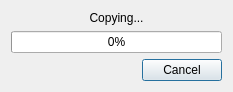
<?xml version="1.0" encoding="UTF-8"?>
<ui version="4.0">
 <class>CCopyDialog</class>
 <widget class="QDialog" name="CCopyDialog">
  <property name="geometry">
   <rect>
    <x>0</x>
    <y>0</y>
    <width>233</width>
    <height>89</height>
   </rect>
  </property>
  <property name="sizePolicy">
   <sizepolicy hsizetype="Fixed" vsizetype="Fixed">
    <horstretch>0</horstretch>
    <verstretch>0</verstretch>
   </sizepolicy>
  </property>
  <property name="windowTitle">
   <string>Copy</string>
  </property>
  <layout class="QVBoxLayout" name="verticalLayout">
   <item>
    <widget class="QLabel" name="label">
     <property name="text">
      <string>Copying...</string>
     </property>
     <property name="alignment">
      <set>Qt::AlignCenter</set>
     </property>
    </widget>
   </item>
   <item>
    <widget class="QProgressBar" name="progressBar">
     <property name="value">
      <number>0</number>
     </property>
    </widget>
   </item>
   <item>
    <layout class="QHBoxLayout" name="horizontalLayout">
     <item>
      <spacer name="horizontalSpacer">
       <property name="orientation">
        <enum>Qt::Horizontal</enum>
       </property>
       <property name="sizeHint" stdset="0">
        <size>
         <width>40</width>
         <height>20</height>
        </size>
       </property>
      </spacer>
     </item>
     <item>
      <widget class="QPushButton" name="btnCancel">
       <property name="text">
        <string>Cancel</string>
       </property>
      </widget>
     </item>
    </layout>
   </item>
  </layout>
 </widget>
 <resources/>
 <connections/>
</ui>
